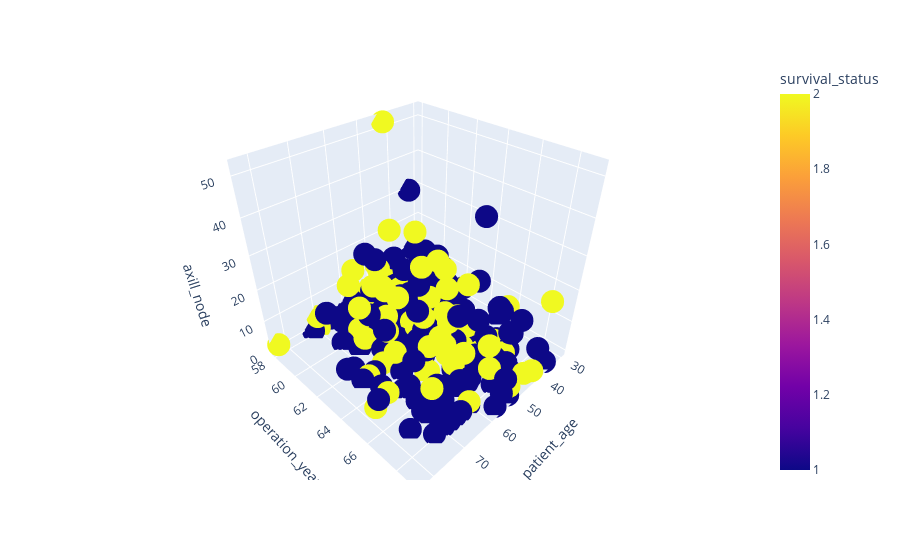

Notebook cell for this chart:
### Markdown cell above
3 D Plot

### Code cell
import plotly.express as px
fig = px.scatter_3d(df, x='patient_age', y='operation_year', z='axill_node',
              color='survival_status')
fig.show()

### Figure 1 — Plotly figure (JSON) as saved in the notebook; plotly's stock layout.template omitted (floating-point values rounded to 4 significant figures; data arrays with more than 128 entries replaced by an {"elided": "..."} marker saying what was removed)
{"data": [{"hovertemplate": "patient_age=%{x}<br>operation_year=%{y}<br>axill_node=%{z}<br>survival_status=%{marker.color}<extra></extra>", "legendgroup": "", "marker": {"color": {"elided": "305 int values"}, "coloraxis": "coloraxis", "symbol": "circle"}, "mode": "markers", "name": "", "scene": "scene", "showlegend": false, "type": "scatter3d", "x": {"elided": "305 int values"}, "y": {"elided": "305 int values"}, "z": {"elided": "305 int values"}}], "layout": {"coloraxis": {"colorbar": {"title": {"text": "survival_status"}}, "colorscale": [[0, "#0d0887"], [0.1111, "#46039f"], [0.2222, "#7201a8"], [0.3333, "#9c179e"], [0.4444, "#bd3786"], [0.5556, "#d8576b"], [0.6667, "#ed7953"], [0.7778, "#fb9f3a"], [0.8889, "#fdca26"], [1, "#f0f921"]]}, "legend": {"tracegroupgap": 0}, "margin": {"t": 60}, "scene": {"domain": {"x": [0, 1], "y": [0, 1]}, "xaxis": {"title": {"text": "patient_age"}}, "yaxis": {"title": {"text": "operation_year"}}, "zaxis": {"title": {"text": "axill_node"}}}}}
